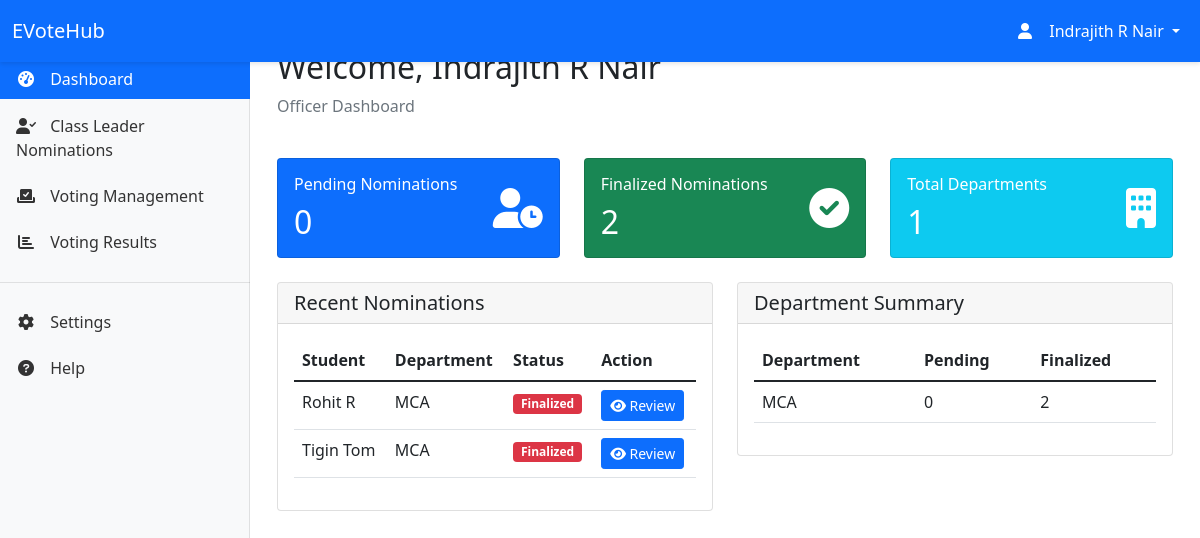
The page /officer/dashboard/ (signed in) on the database as committed earlier.
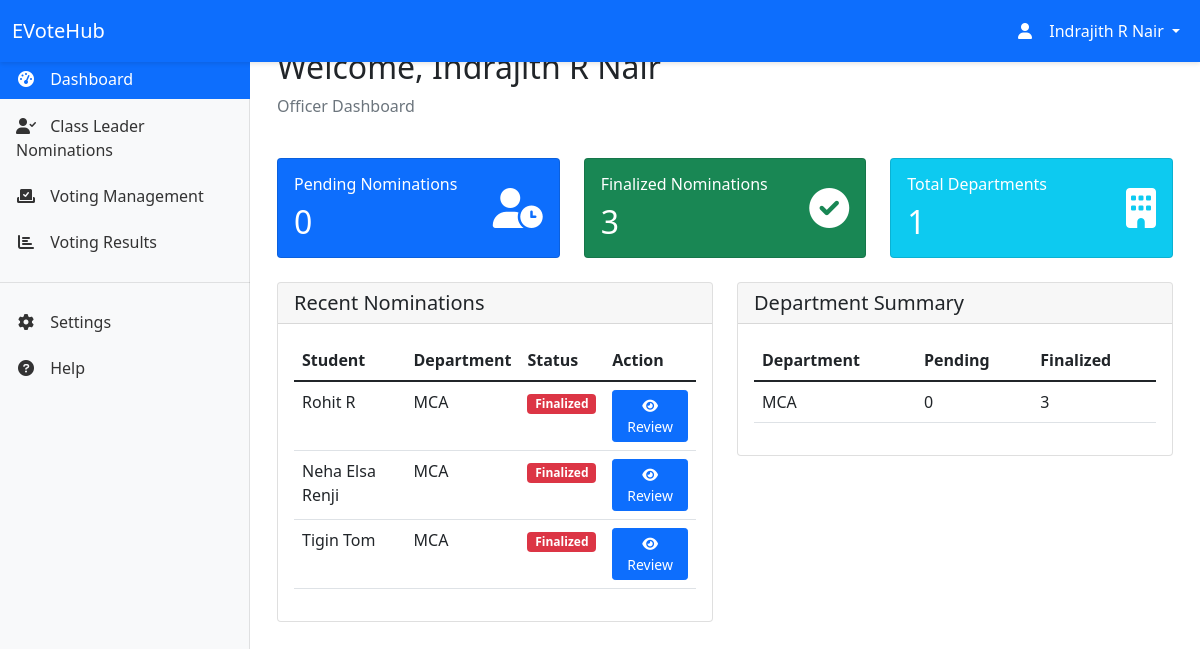
The same page on the database as committed later.
### myapp/models.py (models this page shows, shortened)
class ClassLeaderNomination(models.Model):
    student = models.ForeignKey(Student, on_delete=models.CASCADE)
    department = models.ForeignKey(Department, on_delete=models.CASCADE)
    nomination_text = models.TextField()
    marks = models.DecimalField(max_digits=4, decimal_places=2, default=0.00, help_text="CGPA on a scale of 10")
    achievements = models.TextField(blank=True, null=True)
    status = models.CharField(max_length=20, choices=[
        ('pending', 'Pending'),
        ('approved', 'Approved'),
        ('rejected', 'Rejected'),
        ('finalized', 'Finalized')
    ], default='pending')
    created_at = models.DateTimeField(auto_now_add=True)
    updated_at = models.DateTimeField(auto_now=True)
    reviewed_by = models.ForeignKey(HOD, on_delete=models.SET_NULL, null=True, blank=True)
    reviewed_at = models.DateTimeField(null=True, blank=True)
    feedback = models.TextField(blank=True, null=True)
    finalized_by = models.ForeignKey(Officer, on_delete=models.SET_NULL, null=True, blank=True)
    finalized_at = models.DateTimeField(null=True, blank=True)
    finalization_notes = models.TextField(blank=True, null=True)
    class Meta:
        ordering = ['-created_at']

class Student(models.Model):
    GENDER_CHOICES = [
        ('M', 'Male'),
        ('F', 'Female')
    ]
    user = models.OneToOneField(User, on_delete=models.CASCADE)
    student_id = models.CharField(max_length=20, unique=True)
    department = models.ForeignKey(Department, on_delete=models.CASCADE)
    gender = models.CharField(max_length=1, choices=GENDER_CHOICES, default='M')
    profile_picture = models.ImageField(upload_to='static/images/profiles/', null=True, blank=True)
    created_at = models.DateTimeField(auto_now_add=True)
    updated_at = models.DateTimeField(auto_now=True)

class Department(models.Model):
    name = models.CharField(max_length=100)
    code = models.CharField(max_length=10, unique=True)
    created_at = models.DateTimeField(default=timezone.now)
    updated_at = models.DateTimeField(auto_now=True)

### myapp/views.py (the view)
# urls.py: path('officer/dashboard/', views.officer_home, name='officer_home'),
@login_required
def officer_home(request):
    try:
        officer = request.user.officer
    except Officer.DoesNotExist:
        messages.error(request, 'Access denied. You are not authorized as an Officer.')
        return redirect('home')
    pending_nominations = ClassLeaderNomination.objects.filter(status='approved').count()
    finalized_nominations = ClassLeaderNomination.objects.filter(status='finalized').count()
    total_departments = Department.objects.count()
    recent_nominations = ClassLeaderNomination.objects.filter(
        status__in=['approved', 'finalized']
    ).select_related('student__user', 'department').order_by('-updated_at')[:5]
    department_summary = []
    for department in Department.objects.all():
        summary = {
            'name': department.name,
            'pending_count': ClassLeaderNomination.objects.filter(
                department=department,
                status='approved'
            ).count(),
            'finalized_count': ClassLeaderNomination.objects.filter(
                department=department,
                status='finalized'
            ).count()
        }
        department_summary.append(summary)
    context = {
        'officer': officer,
        'pending_nominations': pending_nominations,
        'finalized_nominations': finalized_nominations,
        'total_departments': total_departments,
        'recent_nominations': recent_nominations,
        'department_summary': department_summary
    }
    return render(request, 'officer/officer_home.html', context)

### templates/officer/officer_home.html (shortened to what the changed rows need)
{% extends 'officer/base_officer.html' %}
{% block content %}
<div class="container-fluid">
    <div class="row mb-4">
        <div class="col-12">
            <h2>Welcome, {{ request.user.get_full_name }}</h2>
        </div>
    </div>
    <div class="row mb-4">
        <div class="col-md-4">
            <div class="card bg-primary text-white">
                <div class="card-body">
                    <div class="d-flex justify-content-between align-items-center">
                        <div>
                            <h2 class="mt-2 mb-0">{{ pending_nominations }}</h2>
                        </div>
                    </div>
                </div>
            </div>
        </div>
        <div class="col-md-4">
            <div class="card bg-success text-white">
                <div class="card-body">
                    <div class="d-flex justify-content-between align-items-center">
                        <div>
                            <h6 class="card-title mb-0">Finalized Nominations</h6>
                            <h2 class="mt-2 mb-0">{{ finalized_nominations }}</h2>
                        </div>
                    </div>
                </div>
            </div>
        </div>
        <div class="col-md-4">
            <div class="card bg-info text-white">
                <div class="card-body">
                    <div class="d-flex justify-content-between align-items-center">
                        <div>
                            <h2 class="mt-2 mb-0">{{ total_departments }}</h2>
                        </div>
                    </div>
                </div>
            </div>
        </div>
    </div>
    <div class="row">
        <div class="col-md-6">
            <div class="card">
                <div class="card-body">
                    {% if recent_nominations %}
                    <div class="table-responsive">
                        <table class="table table-hover">
                            <thead>
                                <tr>
                                    <th>Student</th>
                                    <th>Department</th>
                                    <th>Status</th>
                                    <th>Action</th>
                                </tr>
                            </thead>
                            <tbody>
                                {% for nomination in recent_nominations %}
                                <tr>
                                    <td>{{ nomination.student.user.get_full_name }}</td>
                                    <td>{{ nomination.department.name }}</td>
                                    <td>
                                        <span class="badge {% if nomination.status == 'pending' %}bg-warning
                                                          {% elif nomination.status == 'approved' %}bg-success
                                                          {% else %}bg-danger{% endif %}">
                                            {{ nomination.status|title }}
                                        </span>
                                    </td>
                                    <td>
                                        <a href="{% url 'officer_review_nomination' nomination.id %}" class="btn btn-sm btn-primary">
                                            <i class="fas fa-eye"></i> Review
                                        </a>
                                    </td>
                                </tr>
                                {% endfor %}
                            </tbody>
                        </table>
                    </div>
                    {% else %}
                    <p class="text-muted mb-0">No recent nominations to display.</p>
                    {% endif %}
                </div>
            </div>
        </div>
        <div class="col-md-6">
            <div class="card">
                <div class="card-body">
                    {% if department_summary %}
                    <div class="table-responsive">
                        <table class="table table-hover">
                            <thead>
                                <tr>
                                    <th>Department</th>
                                    <th>Pending</th>
                                    <th>Finalized</th>
                                </tr>
                            </thead>
                            <tbody>
                                {% for dept in department_summary %}
                                <tr>
                                    <td>{{ dept.name }}</td>
                                    <td>{{ dept.pending_count }}</td>
                                    <td>{{ dept.finalized_count }}</td>
                                </tr>
                                {% endfor %}
                            </tbody>
                        </table>
                    </div>
                    {% else %}
                    <p class="text-muted mb-0">No department data available.</p>
                    {% endif %}
                </div>
            </div>
        </div>
    </div>
</div>
{% endblock %}

Rows that differ between the two databases and show on the page:
added ClassLeaderNomination: student.user.get_full_name "Neha Elsa Renji", department.name "MCA", status "Finalized"
Other text that changed with them:
{{ finalized_nominations }}: "2" → "3"
new list line: "MCA"
new list line: "0 3"
list line gone: "MCA"
list line gone: "0 2"
